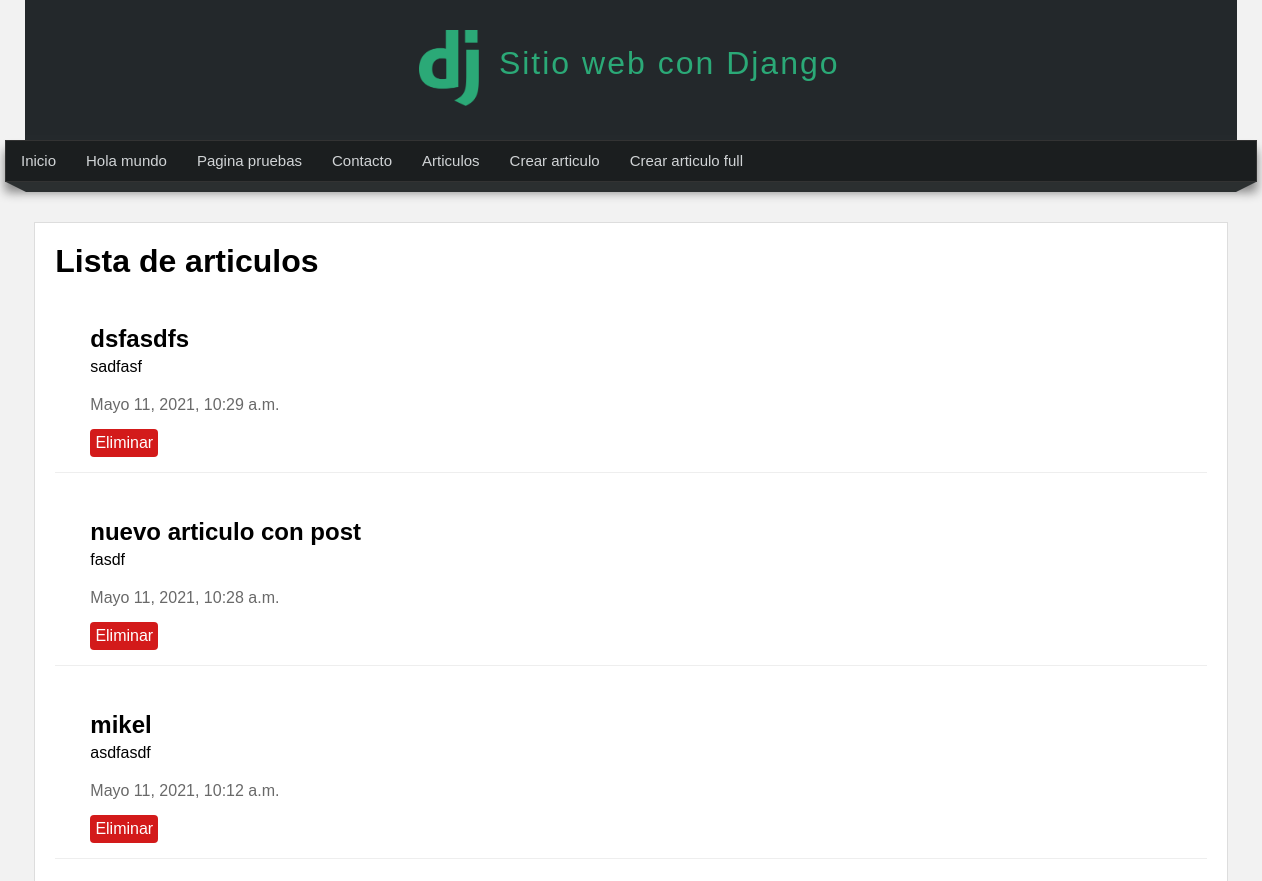
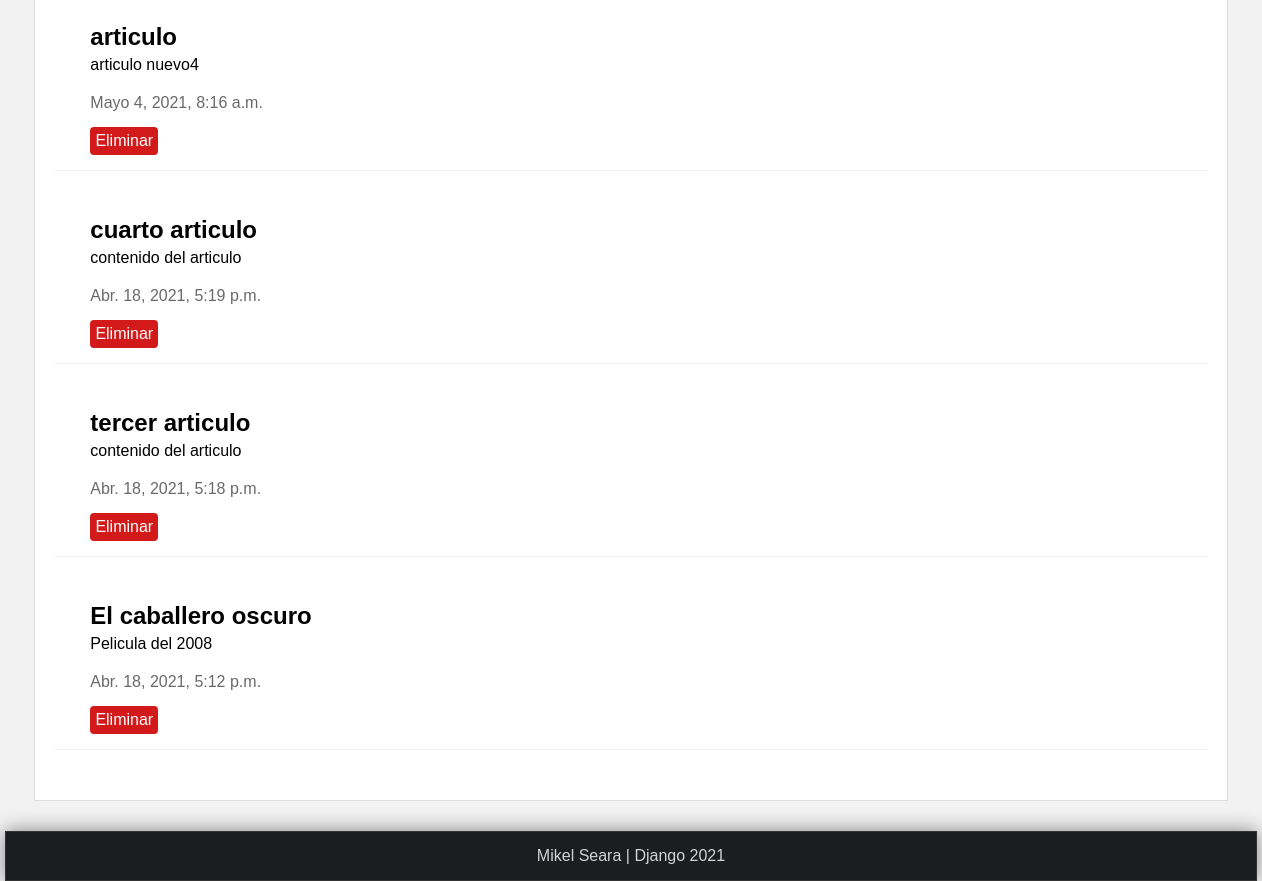
/articulos/, run on an earlier commit of the app's database (2 pictures, top to bottom).
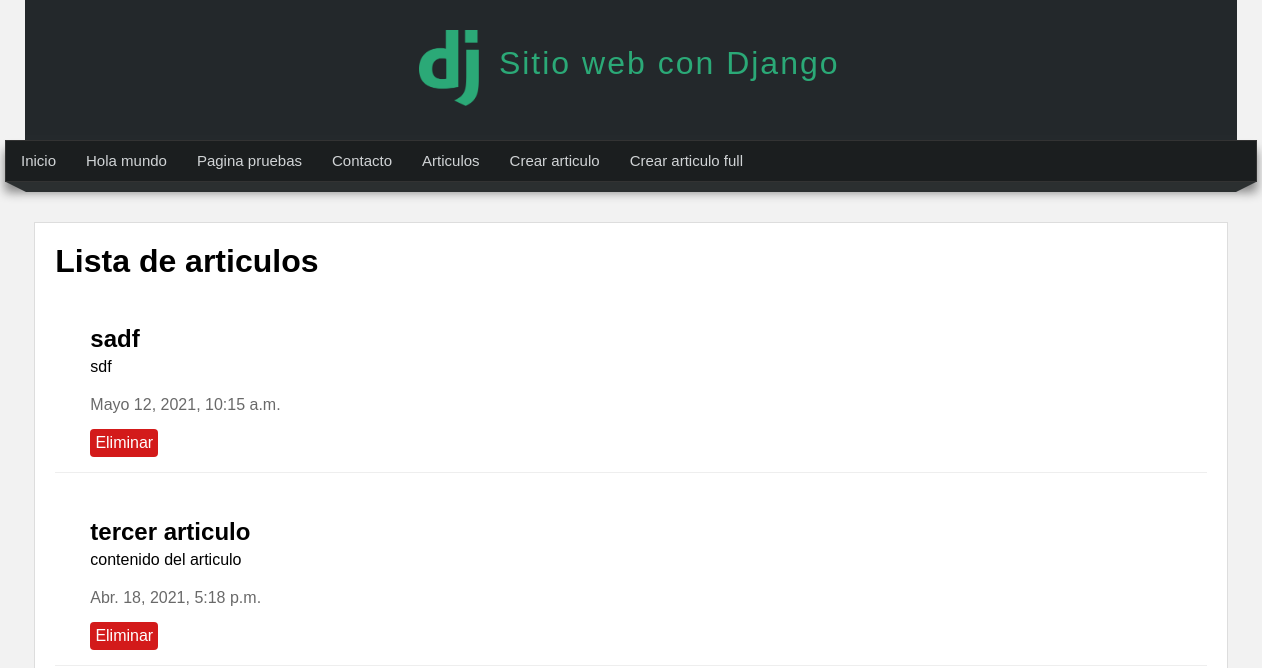
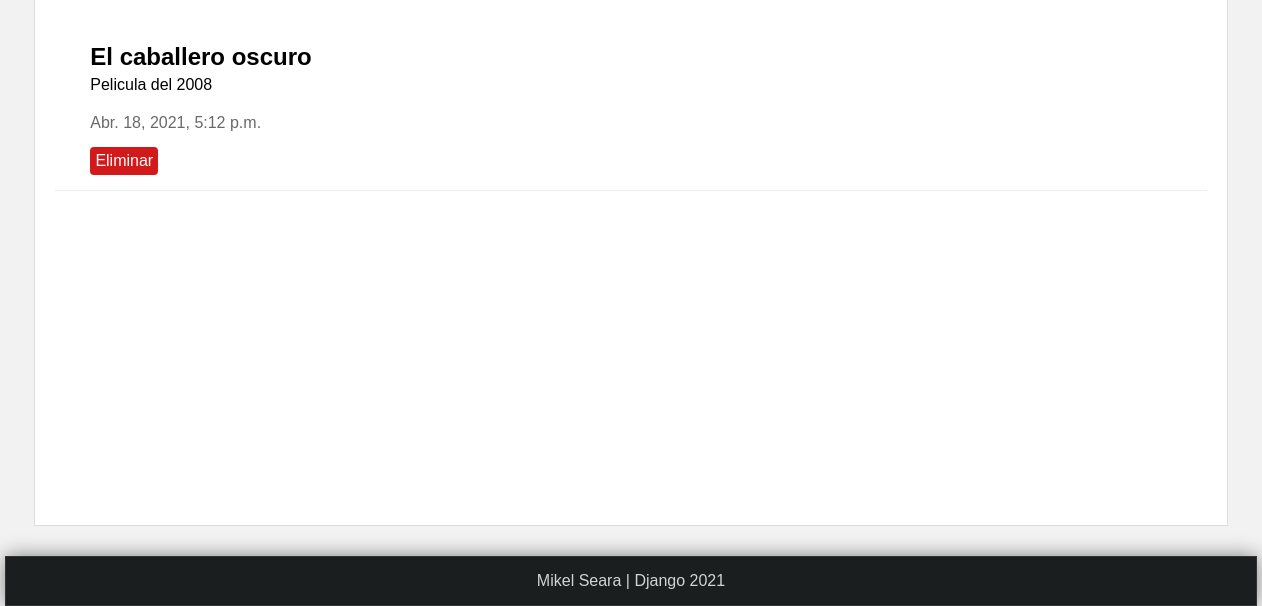
And on a later commit of the database (2 pictures, top to bottom).
### mi_app/models.py (models this page shows, shortened)
class Article(models.Model):
    title = models.CharField(max_length=100, verbose_name='Título')
    content = models.TextField(verbose_name='Contenido')
    image = models.ImageField(
        default='null', verbose_name='Imagen', upload_to='articles')
    public = models.BooleanField(verbose_name='Publicado')
    create_at = models.DateTimeField(
        auto_now_add=True, verbose_name='Creado el')
    updated_at = models.DateTimeField(
        auto_now=True, verbose_name='Actualizado el')
    class Meta:  # Para mostrar como queramos en el panel de control
        verbose_name = 'Articulo'  # Para decirle como se va llamar el modelo en singular
        verbose_name_plural = 'Articulos'
        ordering = ['-create_at']  # sin el guión es ascendente

### mi_app/views.py (the view)
# urls.py: path('articulos/', mi_app.views.articulos, name='articulos'),
def articulos(request):
    articulos = Article.objects.filter(public=True).all()
    return render(request, 'articulos.html', {
        'articulos': articulos
    })

### mi_app/templates/articulos.html (shortened to what this page needs)
{% extends 'layout.html' %}
{% block content %}
<h1>Lista de articulos</h1>
    {% for articulo in articulos %}
        <article class='article-item'>
            <div class='data'>
                <h2>{{articulo.title}}</h2>
                <p>{{articulo.content}}</p>
                <p class='date'>{{articulo.create_at}}</p>
                <a class='btn btn-delete' href="{% url 'borrar' articulo.id%}">Eliminar</a>
            </div>
        </article>
    {% endfor %}
{% endblock content %}

What changed in the data, as far as the page shows it:
removed Article: title "dsfasdfs", content "sadfasf", create_at "Mayo 11, 2021, 10:29 a.m."
removed Article: title "nuevo articulo con post", content "fasdf", create_at "Mayo 11, 2021, 10:28 a.m."
removed Article: title "mikel", content "asdfasdf", create_at "Mayo 11, 2021, 10:12 a.m."
removed Article: title "articulo", content "articulo nuevo4", create_at "Mayo 4, 2021, 8:16 a.m."
removed Article: title "cuarto articulo", content "contenido del articulo", create_at "Abr. 18, 2021, 5:19 p.m."
added Article: title "sadf", content "sdf", create_at "Mayo 12, 2021, 10:15 a.m."
